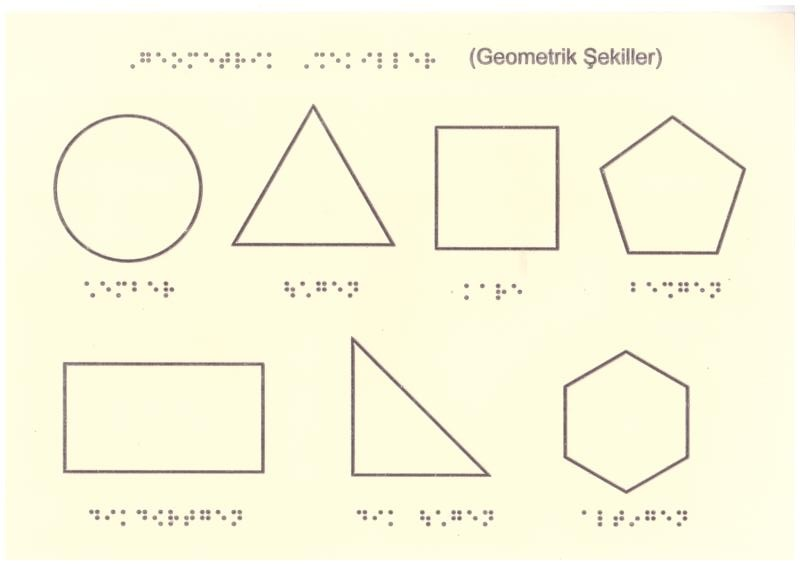
#> input picture sekil.jpg, 800 x 565 px
$ python sekil.py
#> lines starting #> are read from the running program, lines starting #| are printed output that depends on the picture; after the words box and inside, x2 and y2 are one past the last pixel; in counts of white or black regions, pixels touching at a corner belong together
import cv2
import numpy as np

img = cv2.imread("sekil.jpg")
#> img is the input picture: shape (565, 800, 3); mean B, G, R 222.4, 248, 249.9
if img is None:
    print("Hata: Gorsel yuklenemedi. Lutfen dosya adini ve yolunu kontrol edin.")
    exit()

gray = cv2.cvtColor(img, cv2.COLOR_BGR2GRAY)
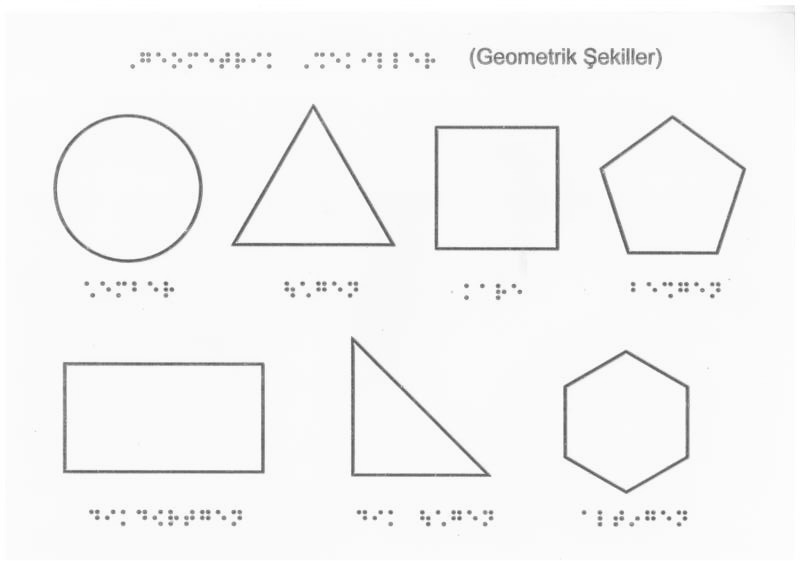
#> gray: shape (565, 800); min 73, max 255, mean 245.8
blur = cv2.GaussianBlur(gray, (5, 5), 1)

edges = cv2.Canny(blur, 50, 150)
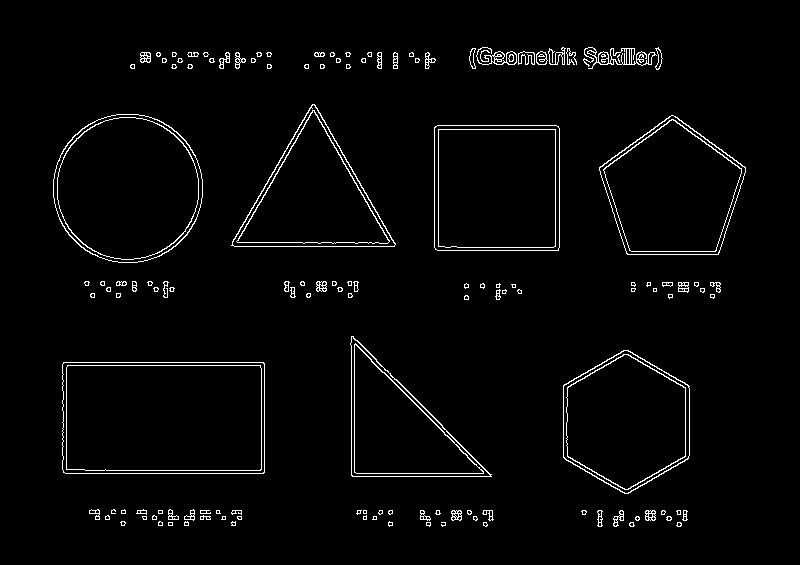
#> edges: shape (565, 800); 2.6% white in thin lines or dots, all inside (x1, y1, x2, y2) = (53, 47, 746, 527)
contours, _ = cv2.findContours(edges, cv2.RETR_EXTERNAL, cv2.CHAIN_APPROX_SIMPLE)
#> contours = 134 contours, 89 with area under 20; largest, box (x1, y1, x2, y2) and area: (62, 362, 265, 474) 22372, (53, 114, 203, 263) 17486, (434, 125, 560, 251) 15612, (599, 115, 746, 255) 14296, (563, 350, 690, 494) 13718

for cnt in contours:
    area = cv2.contourArea(cnt)
    if area < 300:
        continue

    hull = cv2.convexHull(cnt)
    hull_area = cv2.contourArea(hull)

    if hull_area > 0:
        solidity = float(area) / hull_area
    else:
        solidity = 0

    if solidity < 0.8:
        continue

    peri = cv2.arcLength(cnt, True)
    approx = cv2.approxPolyDP(cnt, 0.02 * peri, True)
    corners = len(approx)

    if corners == 3:
        shape_name = "Ucgen"
    elif corners == 4:
        x, y, w, h = cv2.boundingRect(approx)
        aspect_ratio = float(w) / h
        shape_name = "Kare" if 0.95 <= aspect_ratio <= 1.05 else "Dikdortgen"
    elif corners == 5:
        shape_name = "Besgen"
    elif corners == 6:
        shape_name = "Altigen"
    else:
        shape_name = "Daire"

    cv2.drawContours(img, [cnt], -1, (0, 255, 0), 2)

    M = cv2.moments(cnt)
    if M["m00"] != 0:
        cX = int(M["m10"] / M["m00"])
        cY = int(M["m01"] / M["m00"])
    else:
        x, y = approx[0][0]
        cX, cY = x, y

    cv2.putText(img, shape_name, (cX - 20, cY),
                cv2.FONT_HERSHEY_SIMPLEX, 0.7, (255, 0, 0), 2)
#> this loop made 134 passes
#> (area, hull_area, solidity, peri, approx, corners, x, y) on pass 49: (22371.5, 22416.5, 0.998, 633.8, [[63, 362], [63, 472], [264, 472], [263, 362]], 4, 63, 362)
#> (area, hull_area, solidity, x, y, w, h, aspect_ratio) on pass 92: (15611.5, 15615, 1, 435, 126, 124, 125, 0.992)
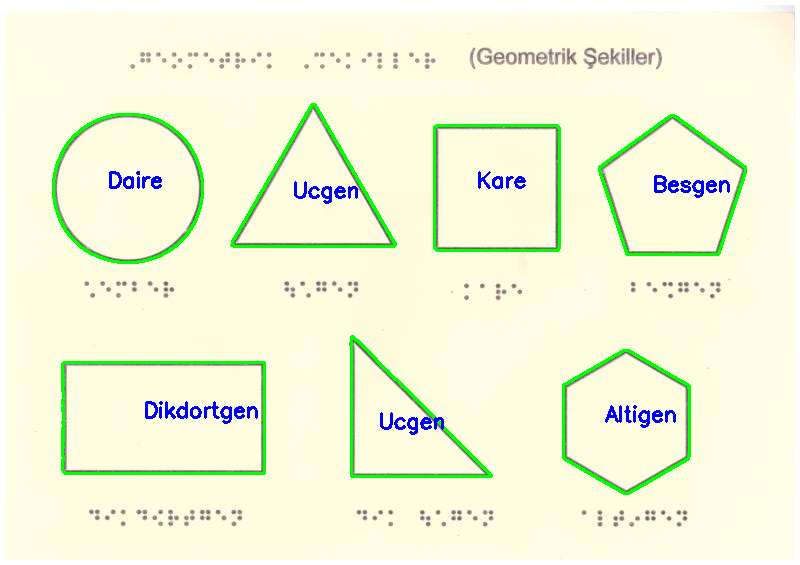
#> img: shape (565, 800, 3); 3.36% of pixels changed, all inside (x1, y1, x2, y2) = (52, 103, 747, 495)

cv2.imshow("Sekil Tespiti", img)
cv2.waitKey(0)
cv2.destroyAllWindows()
